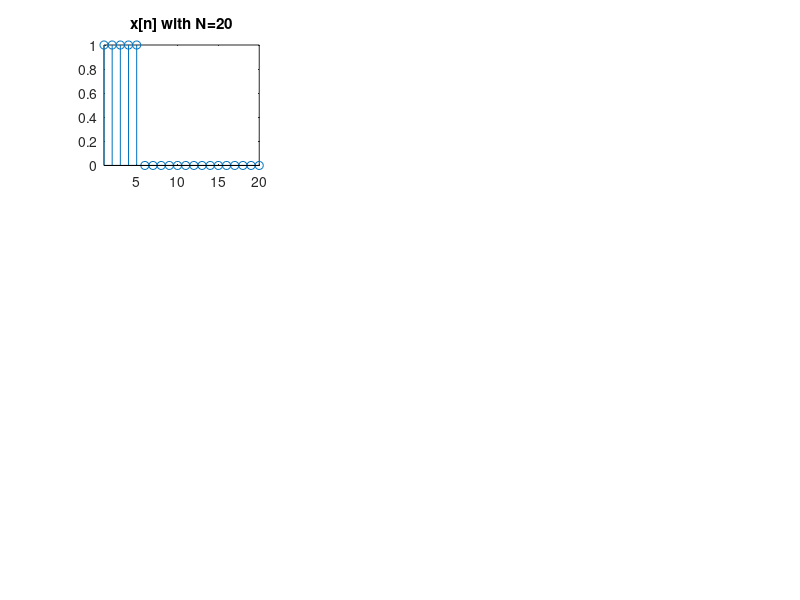

Recreate this plot in MATLAB. (Note: this script raises an error after producing the figure.)
% This example demos the effect of zero-padding of DFT
L=5;
for i=1:3
	N=20*i;
	x=[ones(1,L), zeros(1,N-L)];
	subplot(3,3,i*3-2);
	stem(x);
	title(sprintf('x[n] with N=%d',N));
	set(gca, 'xlim', [-inf inf]);

	[mag, phase, freq]=fftOneSide(x);
	subplot(3,3,i*3-1);
	plot(freq, mag, '.-');
	title('Magnitude of DFT of x[n]')
	set(gca, 'xlim', [-inf inf]);

	subplot(3,3,i*3);
	plot(freq, phase, '.-');
	title('Phase of DFT of x[n]')
	set(gca, 'xlim', [-inf inf]);
end